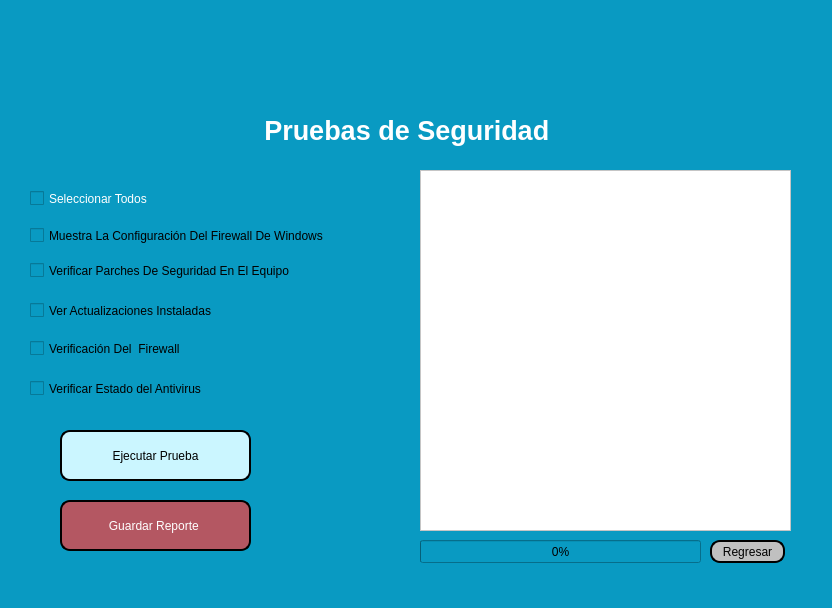
<?xml version="1.0" encoding="UTF-8"?>
<ui version="4.0">
 <class>MainWindow</class>
 <widget class="QMainWindow" name="MainWindow">
  <property name="geometry">
   <rect>
    <x>0</x>
    <y>0</y>
    <width>832</width>
    <height>608</height>
   </rect>
  </property>
  <property name="windowTitle">
   <string>Módulo Pruebas de Seguridad</string>
  </property>
  <property name="styleSheet">
   <string notr="true">background-color: rgb(9, 154, 194);</string>
  </property>
  <widget class="QWidget" name="centralwidget">
   <widget class="QTextBrowser" name="textBrowser">
    <property name="geometry">
     <rect>
      <x>420</x>
      <y>170</y>
      <width>371</width>
      <height>361</height>
     </rect>
    </property>
    <property name="styleSheet">
     <string notr="true">background-color: rgb(255, 255, 255);
font: 12pt &quot;Arial&quot;;</string>
    </property>
   </widget>
   <widget class="QLabel" name="label_3">
    <property name="geometry">
     <rect>
      <x>190</x>
      <y>110</y>
      <width>441</width>
      <height>41</height>
     </rect>
    </property>
    <property name="text">
     <string>&lt;html&gt;&lt;head/&gt;&lt;body&gt;&lt;p align=&quot;center&quot;&gt;&lt;span style=&quot; font-size:20pt; font-weight:600; color:#ffffff;&quot;&gt;Pruebas de Seguridad &lt;/span&gt;&lt;/p&gt;&lt;/body&gt;&lt;/html&gt;</string>
    </property>
   </widget>
   <widget class="QLabel" name="label">
    <property name="geometry">
     <rect>
      <x>250</x>
      <y>10</y>
      <width>321</width>
      <height>101</height>
     </rect>
    </property>
    <property name="text">
     <string/>
    </property>
    <property name="pixmap">
     <pixmap>Imagenes/Pruebas Generales.jpg</pixmap>
    </property>
   </widget>
   <widget class="QPushButton" name="pushButton_23">
    <property name="geometry">
     <rect>
      <x>60</x>
      <y>500</y>
      <width>191</width>
      <height>51</height>
     </rect>
    </property>
    <property name="styleSheet">
     <string notr="true">QPushButton {
    background-color: rgb(180, 87, 98);
    font: 12pt &quot;Arial&quot;;
    color: rgb(255, 255, 255);
    border: 2px solid black;
    border-radius: 10px;
}

QPushButton:hover {
    background-color: rgb(200, 107, 118); /* Color cuando el cursor está sobre el botón */
}

QPushButton:pressed {
    background-color: rgb(150, 67, 78); /* Color cuando el botón está presionado */
}
</string>
    </property>
    <property name="text">
     <string>Guardar Reporte </string>
    </property>
   </widget>
   <widget class="QCheckBox" name="checkBox">
    <property name="geometry">
     <rect>
      <x>30</x>
      <y>210</y>
      <width>381</width>
      <height>51</height>
     </rect>
    </property>
    <property name="styleSheet">
     <string notr="true">font: 12pt &quot;Arial&quot;;</string>
    </property>
    <property name="text">
     <string>Muestra La Configuración Del Firewall De Windows </string>
    </property>
   </widget>
   <widget class="QCheckBox" name="checkBox_2">
    <property name="geometry">
     <rect>
      <x>30</x>
      <y>260</y>
      <width>381</width>
      <height>21</height>
     </rect>
    </property>
    <property name="styleSheet">
     <string notr="true">font: 12pt &quot;Arial&quot;;</string>
    </property>
    <property name="text">
     <string>Verificar Parches De Seguridad En El Equipo </string>
    </property>
   </widget>
   <widget class="QPushButton" name="pushButton_R">
    <property name="geometry">
     <rect>
      <x>60</x>
      <y>430</y>
      <width>191</width>
      <height>51</height>
     </rect>
    </property>
    <property name="styleSheet">
     <string notr="true">QPushButton {
    background-color: rgb(203, 246, 255);
    font: 12pt &quot;Arial&quot;;
    border: 2px solid black;
    border-radius: 10px;
}

QPushButton:hover {
    background-color: rgb(180, 230, 255); /* Color cuando el cursor está sobre el botón */
}

QPushButton:pressed {
    background-color: rgb(150, 220, 255); /* Color cuando el botón está presionado */
}


</string>
    </property>
    <property name="text">
     <string>Ejecutar Prueba</string>
    </property>
   </widget>
   <widget class="QCheckBox" name="checkBox_3">
    <property name="geometry">
     <rect>
      <x>30</x>
      <y>300</y>
      <width>281</width>
      <height>21</height>
     </rect>
    </property>
    <property name="styleSheet">
     <string notr="true">font: 12pt &quot;Arial&quot;;</string>
    </property>
    <property name="text">
     <string>Ver Actualizaciones Instaladas</string>
    </property>
   </widget>
   <widget class="QCheckBox" name="checkBox_4">
    <property name="geometry">
     <rect>
      <x>30</x>
      <y>340</y>
      <width>271</width>
      <height>17</height>
     </rect>
    </property>
    <property name="styleSheet">
     <string notr="true">font: 12pt &quot;Arial&quot;;</string>
    </property>
    <property name="text">
     <string>Verificación Del  Firewall </string>
    </property>
   </widget>
   <widget class="QCheckBox" name="checkBox_5">
    <property name="geometry">
     <rect>
      <x>30</x>
      <y>380</y>
      <width>251</width>
      <height>17</height>
     </rect>
    </property>
    <property name="styleSheet">
     <string notr="true">font: 12pt &quot;Arial&quot;;</string>
    </property>
    <property name="text">
     <string>Verificar Estado del Antivirus </string>
    </property>
   </widget>
   <widget class="QPushButton" name="pushButton_2">
    <property name="geometry">
     <rect>
      <x>710</x>
      <y>540</y>
      <width>75</width>
      <height>23</height>
     </rect>
    </property>
    <property name="styleSheet">
     <string notr="true">QPushButton {
    background-color: rgb(192, 192, 192);
    font: 11pt &quot;Arial&quot;;
    color: rgb(0, 0, 0); /* Color del texto negro por defecto */
    border: 2px solid black;
    border-radius: 10px;
}

QPushButton:hover {
    background-color: rgb(212, 212, 212); /* Color cuando el cursor está sobre el botón */
}

QPushButton:pressed {
    background-color: rgb(172, 172, 172); /* Color cuando el botón está presionado */
}
</string>
    </property>
    <property name="text">
     <string>Regresar</string>
    </property>
   </widget>
   <widget class="QCheckBox" name="checkBox_6">
    <property name="geometry">
     <rect>
      <x>30</x>
      <y>190</y>
      <width>171</width>
      <height>17</height>
     </rect>
    </property>
    <property name="styleSheet">
     <string notr="true">font: 12pt &quot;Arial&quot;;
color: rgb(255, 255, 255); /* Blanco */
</string>
    </property>
    <property name="text">
     <string>Seleccionar Todos</string>
    </property>
   </widget>
   <widget class="QProgressBar" name="progressBar">
    <property name="geometry">
     <rect>
      <x>420</x>
      <y>540</y>
      <width>281</width>
      <height>23</height>
     </rect>
    </property>
    <property name="styleSheet">
     <string notr="true">font: 12pt &quot;Arial&quot;;</string>
    </property>
    <property name="value">
     <number>0</number>
    </property>
   </widget>
  </widget>
  <widget class="QStatusBar" name="statusbar"/>
 </widget>
 <resources/>
 <connections/>
</ui>
